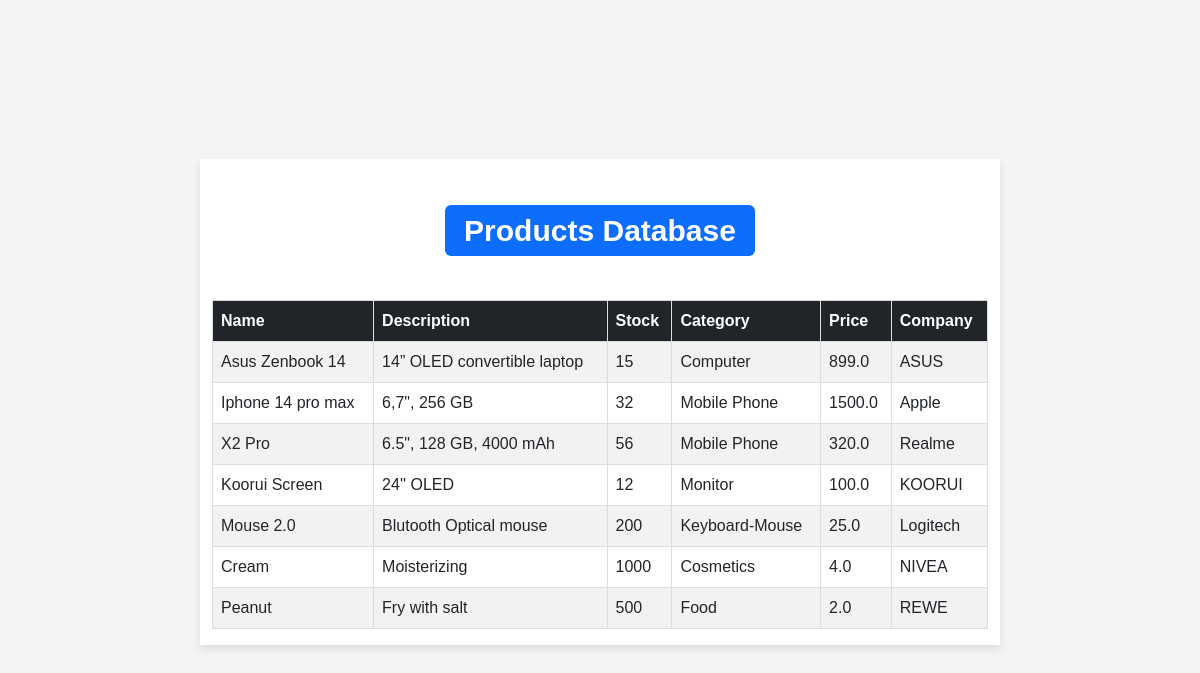
The app's page /playground/show_productdb/, older data.
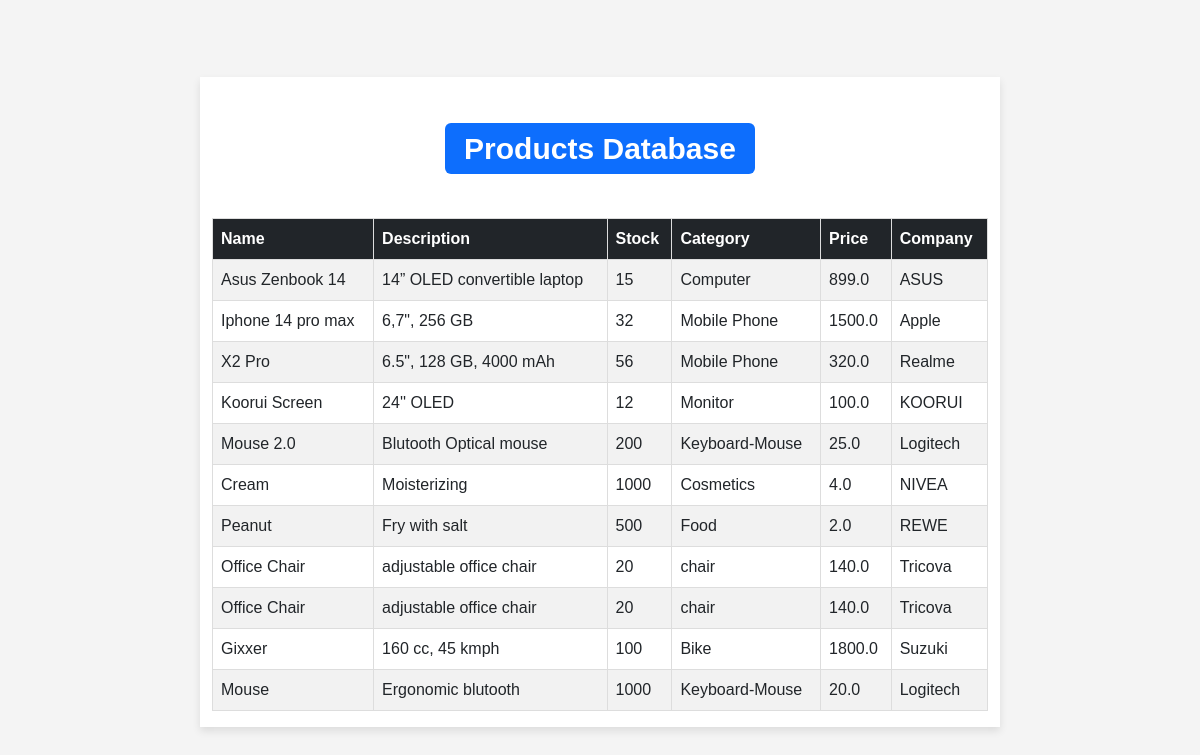
The same page, newer data.
### playground/models.py (models this page shows, shortened)
class Product(models.Model):
    name = models.CharField(max_length=200)
    description = models.CharField(max_length=1000)
    stock = models.IntegerField()
    category = models.CharField(max_length=200)
    price = models.FloatField()
    company = models.CharField(max_length=500)

### playground/views.py (the view)
# urls.py: path('show_productdb/', views.show_productdb, name='show_productdb'),
def show_productdb(request):
    all_products = Product.objects.all
    return render(request, 'playground/show_productdb.html',
                  {
                      'all_products': all_products,
                  }
            ) # taking all in all_items. all_items is a var which will be used in home.html

### playground/templates/playground/show_productdb.html (shortened to what this page needs)
<!DOCTYPE html>
<html lang="en">
<head>
    <link href="https://cdn.jsdelivr.net/npm/bootstrap@5.3.0-alpha1/dist/css/bootstrap.min.css" rel="stylesheet">
    {% load static %}
    <link rel="stylesheet" href="{% static 'playground/site.css' %}">
</head>
<body>
<div class="container mt-4">
    <h1 class="mb-4 "><span class="badge bg-primary">Products Database</span></h1>
    <table class="table table-striped table-hover">
        <thead class="table-dark">
            <tr>
                <th scope="col">Name</th>
                <th scope="col">Description</th>
                <th scope="col">Stock</th>
                <th scope="col">Category</th>
                <th scope="col">Price</th>
                <th scope="col">Company</th>
            </tr>
        </thead>
        <tbody>
            {% for product in all_products %}
                <tr>
                    <td>{{ product.name }}</td>
                    <td>{{ product.description }}</td>
                    <td>{{ product.stock }}</td>
                    <td>{{ product.category }}</td>
                    <td>{{ product.price }}</td>
                    <td>{{ product.company }}</td>
                </tr>
            {% endfor %}
        </tbody>
    </table>
</div>
</body>
</html>

### playground/static/playground/site.css (style rules this page uses)
body { font-family: Arial, sans-serif; background-color: #f4f4f4; margin: 0; padding: 0; display: flex; justify-content: center; align-items: center; min-height: 100vh; }
.container { max-width: 800px; margin: 20px; box-shadow: 0 4px 8px rgba(0, 0, 0, 0.1); background-color: #fff; }
h1 { text-align: center; color: #333; padding: 20px; margin: 0; }
table { width: 100%; border-collapse: collapse; }
th, td { border: 1px solid #ddd; padding: 12px; text-align: left; }
th { background-color: #4CAF50; color: #fff; }
tr:nth-child(even) { background-color: #f2f2f2; }

Row changes from the older to the newer data that the page shows:
added Product: name "Office Chair", description "adjustable office chair", stock "20", category "chair", price "140.0", company "Tricova"
added Product: name "Office Chair", description "adjustable office chair", stock "20", category "chair", price "140.0", company "Tricova"
added Product: name "Gixxer", description "160 cc, 45 kmph", stock "100", category "Bike", price "1800.0", company "Suzuki"
added Product: name "Mouse", description "Ergonomic blutooth", stock "1000", category "Keyboard-Mouse", price "20.0", company "Logitech"
